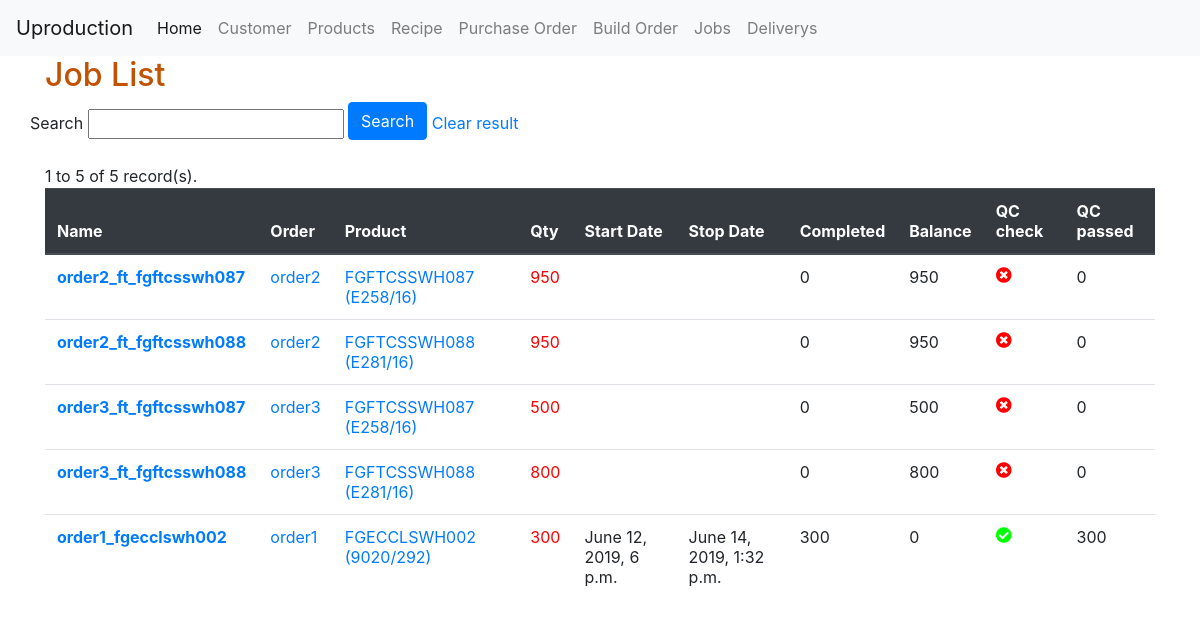
Before: /job/list/ with the older database file.
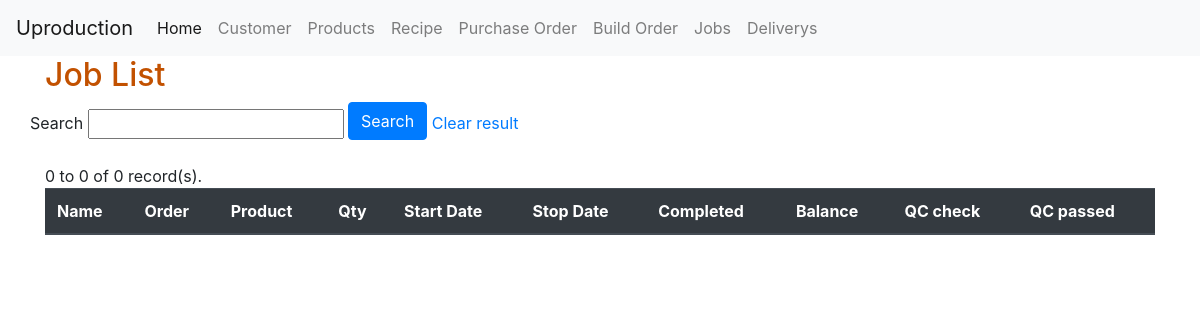
After: the same page with the newer database file.
### job/models.py (models this page shows, shortened)
class Job(models.Model):
	name 			= models.CharField(primary_key=True,max_length=50,null = False)
	slug 			= models.SlugField(unique=True,blank=True, null=True)
	description 	= models.TextField(null = True,blank = True)
	product			= models.ForeignKey(Product,
							on_delete=models.CASCADE,
							related_name = 'jobs')
	order			= models.ForeignKey(Order,
							blank=True,null=True,
							on_delete=models.SET_NULL,
							related_name = 'jobs')
	qty				= models.IntegerField(default=0)
	recipe			= models.ForeignKey(Recipe,
							blank=True,null=True,
							on_delete=models.SET_NULL,
							related_name = 'jobs')
	machine			= models.ForeignKey(Machine,
							blank=True,null=True,
							on_delete=models.SET_NULL,
							related_name = 'jobs')
	start_date		= models.DateTimeField(blank=True, null=True)
	stop_date		= models.DateTimeField(blank=True, null=True)
	created_date	= models.DateTimeField(auto_now_add=True)
	modified_date	= models.DateTimeField(blank=True, null=True,auto_now=True)
	active			= models.BooleanField(default=True)
	finished		= models.BooleanField(default=False)
	finished_date	= models.DateTimeField(blank=True, null=True)
	qc_checked		= models.BooleanField(default=False)
	qc_date			= models.DateTimeField(blank=True, null=True)
	passed			= models.IntegerField(default=0)
	def completed(self):
		if self.completes.count()>0 :
			return self.completes.aggregate(Sum('qty'))['qty__sum']
		return 0
	def balance(self):
		return self.qty - self.completed()
	def get_absolute_url(self):
		return reverse('job:detail', kwargs={'slug': self.slug})

### order/models.py (models this page shows, shortened)
class Order(models.Model):
	name 			= models.CharField(primary_key=True,max_length=50,null = False)
	slug 			= models.SlugField(unique=True,blank=True, null=True)
	description 	= models.TextField(null = True,blank = True)
	product			= models.ForeignKey(Product,
							blank=True,null=True,
							on_delete=models.SET_NULL,
							related_name = 'orders')
	created_date	= models.DateTimeField(auto_now_add=True)
	modified_date	= models.DateTimeField(blank=True, null=True,auto_now=True)
	draft			= models.BooleanField(default=True)
	active			= models.BooleanField(default=True)
	completed		= models.BooleanField(default=False)
	def __str__(self):
		return ('%s' % self.name)
	def get_absolute_url(self):
		return reverse('order:detail', kwargs={'slug': self.slug})

### product/models.py (models this page shows, shortened)
class Product(models.Model):
	name 				= models.CharField(primary_key=True,max_length=50,null = False)
	fg_name				= models.CharField(verbose_name='Finish Goods Name',max_length=50,blank=True, null=True)
	slug 				= models.SlugField(unique=True,blank=True, null=True)
	description 		= models.TextField(null = True,blank = True)
	parent 				= models.ForeignKey('self', null=True,blank = True,
							on_delete=models.SET_NULL,
							related_name='products')
	group				= models.ForeignKey(ProductGroup,
							blank=True,null=True,
							on_delete = models.SET_NULL,
							related_name = 'products')
	customer			= models.ForeignKey(Customer,
							blank=True,null=True,
							on_delete = models.SET_NULL,
							related_name = 'products')
	brand				= models.ForeignKey(ProductBrand,
							blank=True,null=True,
							on_delete = models.SET_NULL,
							related_name = 'brands')
	prod_type			= models.CharField(max_length=5,choices=PRODUCT_TYPE_CHOICES,default=RAW_MATERIAL)
	prod_unit			= models.CharField(max_length=10,choices=PRODUCT_UNIT_CHOICES,default=PICE)
	color 				= models.ForeignKey(ProductColor,
							blank=True,null=True,
							on_delete=models.SET_NULL,
							related_name = 'products')
	job_prefix 			= models.CharField(verbose_name='Job Prefix',max_length=10,blank=True,null=True)
	min_order			= models.IntegerField(verbose_name='Minimum Order',default=0)
	max_pack			= models.IntegerField(verbose_name='Pack per box',default=1)
	unit_per_pack		= models.DecimalField(verbose_name='Unit per pack',default=1,max_digits=7, decimal_places=2)
	weight				= models.DecimalField(verbose_name='Unit weight',default=0,max_digits=7, decimal_places=2)#Only Finish good weight
	weight_runner		= models.DecimalField(verbose_name='Runner weight',default=0,max_digits=7, decimal_places=2)#Only Runner weight
	weight_unit 		= models.CharField(verbose_name='Weight unit',max_length=10,choices=PRODUCT_WEIGHT_UNIT,default=GRAM)
	created_date		= models.DateTimeField(auto_now_add=True)
	modified_date		= models.DateTimeField(blank=True, null=True,auto_now=True)
	active				= models.BooleanField(default=True)
	qty					= models.IntegerField(verbose_name='On Warehouse',default=0)
	last_warehouse_date	= models.DateTimeField(blank=True, null=True)
	def __str__(self):
		return '%s (%s)' % (self.name,self.fg_name) if self.fg_name else '%s' % self.name
	def get_absolute_url(self):
		return reverse('product:detail', kwargs={'slug': self.slug})

### job/views.py (the view)
# urls.py: path('list/', JobListView.as_view(), name='list'),
class JobListView(ListView):
	model = Job
	paginate_by = 100
	def get_queryset(self):
		query = self.request.GET.get('q')
		if query :
			return Job.objects.filter(Q(name__icontains=query) |
									Q(description__icontains=query) |
									Q(product__name__icontains=query)|
									Q(product__description__icontains=query) |
									Q(order__name__icontains=query)).order_by('-created_date')
		return Job.objects.all()

### templates/job/job_list.html (shortened to what this page needs)
{% extends '../base.html' %}
{% block content %}
    <h2>Job List</h2>
    <form class="form-inline" method='GET' action='.'>
        <div class="form-group row">
            <div>
              Search
              <input type="text" id="search"  name="q" value='{{ request.GET.q}}'>
              <button type="submit" class="btn btn-primary mb-2">Search</button>
              <a href="{% url 'job:list'  %}">Clear result</a>
            </div>
        </div>
    </form>
   {{ page_obj.start_index }} to {{ page_obj.end_index }} of {{ page_obj.paginator.count }} record(s).
   <table class="table">
      <thead class="thead-dark">
        <tr>
          <th scope="col">Name</th>
          <th scope="col">Order</th>
          <th scope="col">Product</th>
          <th scope="col">Qty</th>
          <th scope="col">Start Date</th>
          <th scope="col">Stop Date</th>
          <th scope="col">Completed</th>
          <th scope="col">Balance</th>
          <th scope="col">QC check</th>
          <th scope="col">QC passed</th>
        </tr>
      </thead>
      <tbody>
    {% for object in object_list %}
        <tr>
          <th scope="row"><a href="{{ object.get_absolute_url }}">{{object.name}}</a></th>
          <td><a href="{{object.order.get_absolute_url}}">{{object.order|default:"Order not defined"}}</a></td>
          <td><a href="{{object.product.get_absolute_url}}">{{object.product}} </a></td>
          <td><span class="qty">{{object.qty}}</span></td>
          <td>{{object.start_date|default:""}}</td>
          <td>{{object.stop_date|default:""}}</td>
          <td>{{object.completed}}</td>
          <td>{{object.balance}}</td>
          <td><i class="fa {% if object.qc_checked %} ' fa-check-circle '  {% else %} ' fa-times-circle ' {% endif %} {{object.qc_checked}}" aria-hidden="true"></i></td>
          <td>{{object.passed}}</td>
        </tr>
    {% endfor %}
    <br>
{% endblock %}

### templates/base.html (shortened to what this page needs)
{% load static %}
<html lang="en">
  <head>
    <link rel="stylesheet" href="https://stackpath.bootstrapcdn.com/bootstrap/4.3.1/css/bootstrap.min.css">
    <link rel="stylesheet" href="https://use.fontawesome.com/releases/v5.8.1/css/all.css" >
  </head>
  <body>
    <nav class="navbar navbar-expand-lg navbar-light bg-light">
	  <a class="navbar-brand" href="#">Uproduction</a>
	  <div class="collapse navbar-collapse" id="navbarNav">
	    <ul class="navbar-nav">
	      <li class="nav-item active">
	        <a class="nav-link" href="#">Home <span class="sr-only">(current)</span></a>
	      </li>
	      <li class="nav-item">
	        <a class="nav-link" href="/customer">Customer</a>
	      </li>
         <li class="nav-item">
          <a class="nav-link" href="/product">Products</a>
        </li>
        <li class="nav-item">
          <a class="nav-link" href="/recipe">Recipe</a>
        </li>
	      <li class="nav-item">
	        <a class="nav-link" href="/po">Purchase Order</a>
	      </li>
	      <li class="nav-item">
	        <a class="nav-link" href="/order">Build Order</a>
	      </li>
	      <li class="nav-item">
	        <a class="nav-link" href="/job">Jobs</a>
	      </li>
        <li class="nav-item">
          <a class="nav-link" href="/delivery">Deliverys</a>
        </li>
	    </ul>
	  </div>
	</nav>
<div class="container">
          {% block content %}
          {% endblock content %}
</div>
  </body>
  </html>

### templates/job/job_list.html (style rules this page uses)
h2,h3 { color: #C25100; }

Changed rows visible on the page:
removed Job: name "order2_ft_fgftcsswh087", order "order2", product "FGFTCSSWH087 (E258/16)", qty "950", completed "0", balance "950", qc_checked False (drawn), passed "0"
removed Job: name "order2_ft_fgftcsswh088", order "order2", product "FGFTCSSWH088 (E281/16)", qty "950", completed "0", balance "950", qc_checked False (drawn), passed "0"
removed Job: name "order3_ft_fgftcsswh087", order "order3", product "FGFTCSSWH087 (E258/16)", qty "500", completed "0", balance "500", qc_checked False (drawn), passed "0"
removed Job: name "order3_ft_fgftcsswh088", order "order3", product "FGFTCSSWH088 (E281/16)", qty "800", completed "0", balance "800", qc_checked False (drawn), passed "0"
removed Job: name "order1_fgecclswh002", order "order1", product "FGECCLSWH002 (9020/292)", qty "300", start_date "June 12, 2019, 6 p.m.", stop_date "June 14, 2019, 1:32 p.m.", completed "300", balance "0", qc_checked True (drawn), passed "300"
Other visible differences:
{{ page_obj.start_index }}: "1" → "0"
{{ page_obj.end_index }}: "5" → "0"
{{ page_obj.paginator.count }}: "5" → "0"
